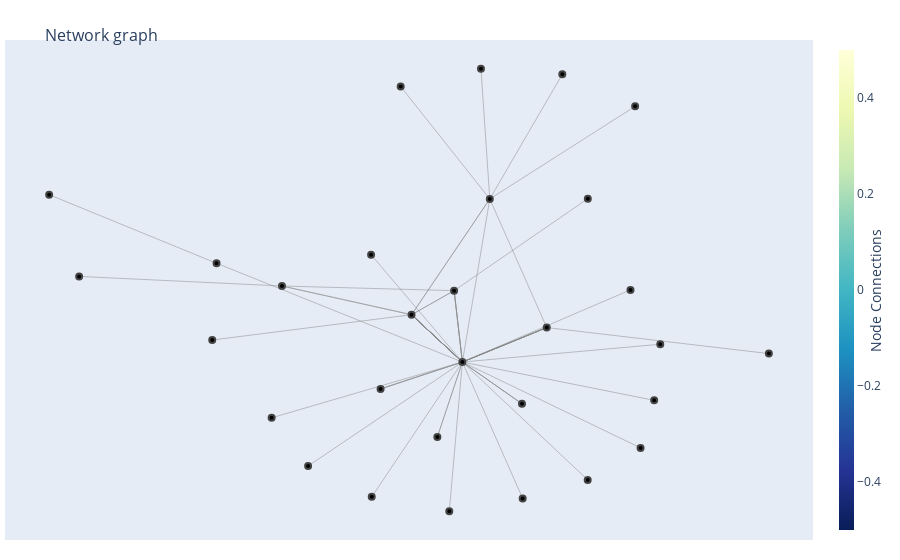

Notebook code cell kept with this figure:
### Code cell
from rumor_centrality import graph_generator
from rumor_centrality.graph_visualization import plot_nx_graph

random_graph = graph_generator.scale_free(30).to_undirected()
plot_nx_graph(random_graph)

### Figure 1 — Plotly figure (JSON) as saved in the notebook; plotly's stock layout.template omitted (floating-point values rounded to 4 significant figures; data arrays with more than 128 entries replaced by an {"elided": "..."} marker saying what was removed)
{"data": [{"hoverinfo": "none", "line": {"color": "#888", "width": 0.5}, "mode": "lines", "type": "scatter", "x": {"elided": "210 float values"}, "y": {"elided": "210 float values"}}, {"hoverinfo": "text", "marker": {"color": [], "colorbar": {"thickness": 15, "title": {"side": "right", "text": "Node Connections"}, "xanchor": "left"}, "colorscale": [[0.0, "rgb(255,255,217)"], [0.125, "rgb(237,248,177)"], [0.25, "rgb(199,233,180)"], [0.375, "rgb(127,205,187)"], [0.5, "rgb(65,182,196)"], [0.625, "rgb(29,145,192)"], [0.75, "rgb(34,94,168)"], [0.875, "rgb(37,52,148)"], [1.0, "rgb(8,29,88)"]], "line": {"width": 2}, "reversescale": true, "showscale": true}, "mode": "markers", "type": "scatter", "x": [-0.09192, 0.01473, 0.03544, -0.02724, 0.2469, -0.4166, 0.5313, 0.1848, 0.4567, -0.5914, 0.4819, 0.1042, 0.3498, -0.5805, 0.516, -0.1696, 0.08197, -0.3511, 0.2858, -0.9248, 0.4683, 0.3495, -0.4425, 0.1865, 0.8034, -0.1191, -1.0, -0.1917, 0.00265, -0.1933], "y": [0.01755, 0.1093, -0.1629, -0.4486, -0.03141, 0.1271, -0.09504, -0.3223, 0.1123, -0.07901, -0.4905, 0.4593, 0.4603, 0.2139, -0.3092, -0.2655, 0.956, -0.5596, 0.9348, 0.1637, 0.8124, -0.6127, -0.3758, -0.6834, -0.1307, 0.888, 0.4754, -0.6774, -0.7323, 0.2464]}], "layout": {"hovermode": "closest", "margin": {"b": 20, "l": 5, "r": 5, "t": 40}, "showlegend": false, "title": {"font": {"size": 16}, "text": "<br>Network graph"}, "xaxis": {"showgrid": false, "showticklabels": false, "zeroline": false}, "yaxis": {"showgrid": false, "showticklabels": false, "zeroline": false}}}
